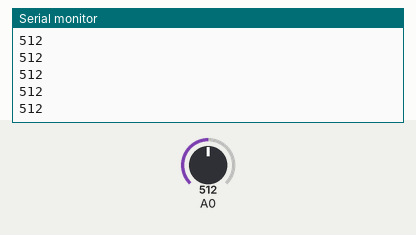
Bench run of a sketch on a simulated Arduino Uno, built with avr-gcc and run on an emulated ATmega328P. On the bench: the last lines printed to the serial monitor. Inputs (shaded band) come from the test bench; at power-on: A0 = 512.

Above: at 1.2 s.
1.3 s: A0 set to 716
At 1.31 s:
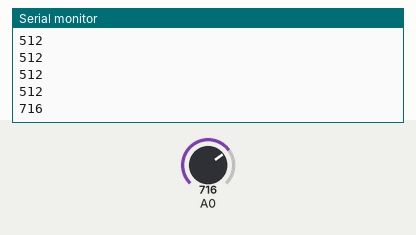
2.8 s: A0 set to 900
At 2.81 s:
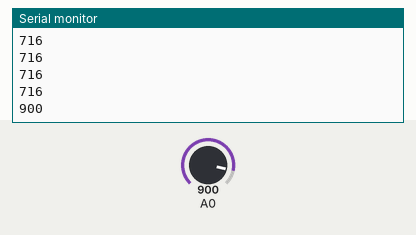
Timing chart, 0 to 5.8 s (numbered marks = the images above; inputs shaded):
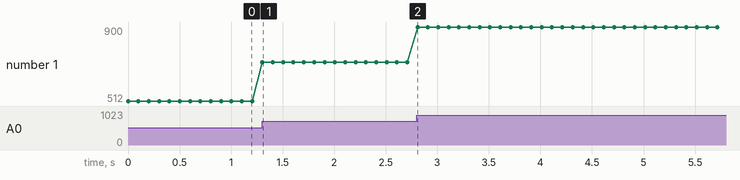

Measured:
- after the input at 1.3 s, the serial monitor: prints a new line at once (image 1)
- after the input at 2.8 s, the serial monitor: prints a new line at once (image 2)
- plotted number 1: 512 → 716 after the input at 1.3 s, 716 → 900 after the input at 2.8 s

The sketch:

analog.ino
```cpp
void setup() {
  pinMode(14,INPUT);
  Serial.begin(115200);
}

void loop() {
  Serial.println(analogRead(14));
  delay(100);
}
```
